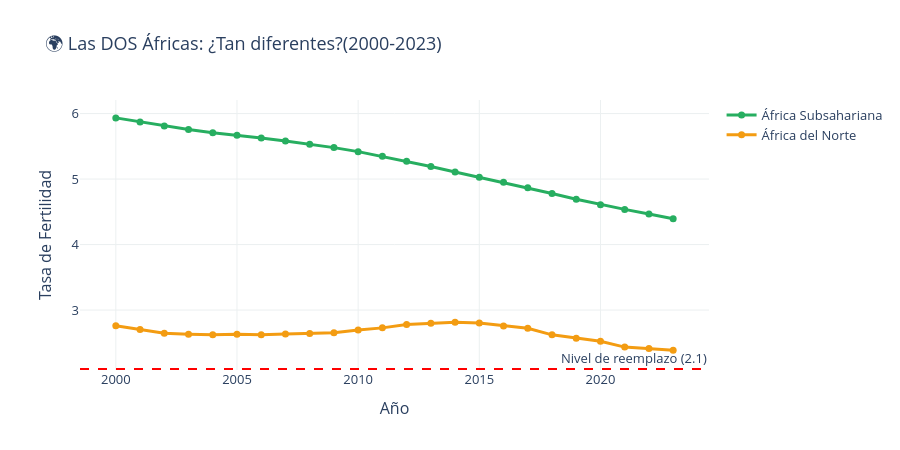
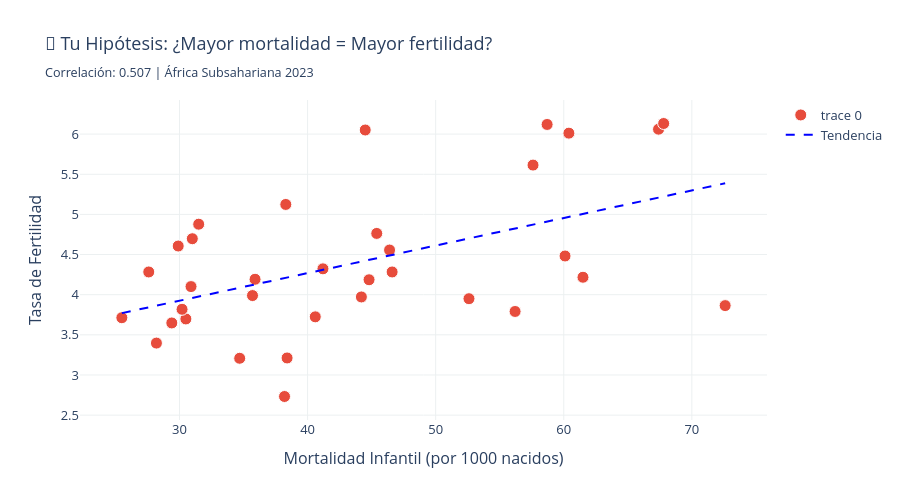

The notebook cell these images were saved under, in order:
### Code cell
# ANÁLISIS: ¿La bajada de fertilidad en África es real?
print("🔬 Analizando relación Fertilidad vs Mortalidad Infantil en África\n")

# Agregar África del Norte como región
africa_norte = ['MAR', 'DZA', 'TUN', 'EGY', 'LBY', 'SDN']

def get_region_v2(country_code):
    regiones_v2 = {
        'Europa': ['ALB', 'AND', 'AUT', 'BEL', 'BGR', 'HRV', 'CYP', 'CZE', 'DNK', 
                   'EST', 'FIN', 'FRA', 'DEU', 'GRC', 'HUN', 'ISL', 'IRL', 'ITA', 
                   'LVA', 'LTU', 'LUX', 'MLT', 'NLD', 'NOR', 'POL', 'PRT', 'ROU', 
                   'SVK', 'SVN', 'ESP', 'SWE', 'CHE', 'GBR', 'UKR', 'BLR', 'MDA', 
                   'RUS', 'SRB', 'MKD', 'BIH'],
        'Asia Oriental': ['CHN', 'JPN', 'KOR', 'PRK', 'MNG', 'HKG', 'MAC'],
        'África Subsahariana': ['NGA', 'ETH', 'COD', 'TZA', 'KEN', 'UGA',
                               'AGO', 'GHA', 'MOZ', 'MDG', 'CMR', 'CIV', 'NER',
                               'BFA', 'MLI', 'MWI', 'ZMB', 'SOM', 'SEN', 'TCD', 
                               'ZWE', 'GIN', 'RWA', 'BEN', 'BDI', 'SSD', 'TGO', 
                               'SLE', 'LBR', 'MRT', 'CAF', 'ERI', 'BWA', 'NAM'],
        'África del Norte': ['MAR', 'DZA', 'TUN', 'EGY', 'LBY'],
        'América Latina': ['BRA', 'MEX', 'COL', 'ARG', 'PER', 'VEN', 'CHL', 'ECU', 
                          'GTM', 'CUB', 'BOL', 'HTI', 'DOM', 'HND', 'PRY', 'NIC', 
                          'SLV', 'CRI', 'PAN', 'URY', 'JAM', 'TTO', 'GUY', 'SUR'],
        'Oriente Medio': ['SAU', 'YEM', 'IRQ', 'SYR', 'JOR', 'ARE', 'ISR', 
                         'LBN', 'PSE', 'OMN', 'KWT', 'QAT', 'BHR']
    }
    for region, countries in regiones_v2.items():
        if country_code in countries:
            return region
    return 'Otro'

# Actualizar regiones
master['region'] = master['country'].apply(get_region_v2)

# ============================================
# GRÁFICO 1: Las DOS Áfricas comparadas
# ============================================
africa_data = master[
    master['region'].isin(['África Subsahariana', 'África del Norte'])
].groupby(['region', 'year'])['fertility'].mean().reset_index()

fig1 = go.Figure()

colors_africa = {
    'África Subsahariana': '#27ae60',
    'África del Norte': '#f39c12'
}

for region in ['África Subsahariana', 'África del Norte']:
    data = africa_data[africa_data['region'] == region]
    fig1.add_trace(go.Scatter(
        x=data['year'],
        y=data['fertility'],
        mode='lines+markers',
        name=region,
        line=dict(width=3, color=colors_africa[region]),
        marker=dict(size=7),
        hovertemplate='<b>' + region + '</b><br>%{x}<br>Fertilidad: %{y:.2f}<extra></extra>'
    ))

fig1.add_hline(y=2.1, line_dash="dash", line_color="red",
               annotation_text="Nivel de reemplazo (2.1)")

fig1.update_layout(
    title='🌍 Las DOS Áfricas: ¿Tan diferentes?(2000-2023)',
    xaxis_title='Año',
    yaxis_title='Tasa de Fertilidad',
    plot_bgcolor='white',
    height=450,
    font=dict(size=13),
    hovermode='x unified'
)
fig1.update_xaxes(showgrid=True, gridwidth=1, gridcolor='#ecf0f1')
fig1.update_yaxes(showgrid=True, gridwidth=1, gridcolor='#ecf0f1')
fig1.show()

# ============================================
# GRÁFICO 2: Fertilidad vs Mortalidad Infantil
# ============================================
africa_sub = master[
    (master['region'] == 'África Subsahariana') & 
    (master['year'] == 2023)
].dropna(subset=['fertility', 'infant_mortality'])

correlacion = africa_sub['fertility'].corr(africa_sub['infant_mortality'])

fig2 = go.Figure()

fig2.add_trace(go.Scatter(
    x=africa_sub['infant_mortality'],
    y=africa_sub['fertility'],
    mode='markers',
    marker=dict(
        size=12,
        color='#e74c3c',
        line=dict(width=1, color='white')
    ),
    text=africa_sub['country'],
    hovertemplate='<b>%{text}</b><br>Mortalidad: %{x:.1f}<br>Fertilidad: %{y:.2f}<extra></extra>'
))

# Línea de tendencia
z = np.polyfit(africa_sub['infant_mortality'], africa_sub['fertility'], 1)
p = np.poly1d(z)
x_range = np.linspace(africa_sub['infant_mortality'].min(), 
                      africa_sub['infant_mortality'].max(), 100)
fig2.add_trace(go.Scatter(
    x=x_range, y=p(x_range),
    mode='lines',
    name='Tendencia',
    line=dict(color='blue', width=2, dash='dash')
))

fig2.update_layout(
    title=f'🔬 Tu Hipótesis: ¿Mayor mortalidad = Mayor fertilidad?<br><sub>Correlación: {correlacion:.3f} | África Subsahariana 2023</sub>',
    xaxis_title='Mortalidad Infantil (por 1000 nacidos)',
    yaxis_title='Tasa de Fertilidad',
    plot_bgcolor='white',
    height=500,
    font=dict(size=13)
)
fig2.update_xaxes(showgrid=True, gridwidth=1, gridcolor='#ecf0f1')
fig2.update_yaxes(showgrid=True, gridwidth=1, gridcolor='#ecf0f1')
fig2.show()

# Resultado
print(f"📊 RESULTADO DE TU HIPÓTESIS:")
print(f"   Correlación Fertilidad-Mortalidad: {correlacion:.3f}")
if correlacion > 0.5:
    print(f"   ✅ HIPÓTESIS CONFIRMADA - Correlación POSITIVA FUERTE")
    print(f"   💡 A mayor mortalidad infantil → mayor fertilidad")
    print(f"   💡 La bajada en África puede ser por mejora en salud")
    print(f"      no necesariamente por elección de las mujeres")
elif correlacion > 0.3:
    print(f"   ⚠️  HIPÓTESIS PARCIALMENTE CONFIRMADA")
    print(f"   Correlación moderada - hay otros factores también")
else:
    print(f"   ❌ HIPÓTESIS NO CONFIRMADA")
    print(f"   La relación es más compleja")

### Figure 1 — Plotly figure (JSON) as saved in the notebook; plotly's stock layout.template omitted (floating-point values rounded to 4 significant figures)
{"data": [{"hovertemplate": "<b>África Subsahariana</b><br>%{x}<br>Fertilidad: %{y:.2f}<extra></extra>", "line": {"color": "#27ae60", "width": 3}, "marker": {"size": 7}, "mode": "lines+markers", "name": "África Subsahariana", "type": "scatter", "x": [2000, 2001, 2002, 2003, 2004, 2005, 2006, 2007, 2008, 2009, 2010, 2011, 2012, 2013, 2014, 2015, 2016, 2017, 2018, 2019, 2020, 2021, 2022, 2023], "y": [5.934, 5.872, 5.812, 5.755, 5.706, 5.669, 5.628, 5.58, 5.532, 5.48, 5.419, 5.347, 5.272, 5.192, 5.108, 5.028, 4.951, 4.868, 4.78, 4.692, 4.61, 4.537, 4.466, 4.394]}, {"hovertemplate": "<b>África del Norte</b><br>%{x}<br>Fertilidad: %{y:.2f}<extra></extra>", "line": {"color": "#f39c12", "width": 3}, "marker": {"size": 7}, "mode": "lines+markers", "name": "África del Norte", "type": "scatter", "x": [2000, 2001, 2002, 2003, 2004, 2005, 2006, 2007, 2008, 2009, 2010, 2011, 2012, 2013, 2014, 2015, 2016, 2017, 2018, 2019, 2020, 2021, 2022, 2023], "y": [2.76, 2.701, 2.646, 2.632, 2.623, 2.629, 2.623, 2.633, 2.642, 2.654, 2.696, 2.728, 2.779, 2.798, 2.814, 2.803, 2.757, 2.721, 2.621, 2.57, 2.523, 2.434, 2.414, 2.387]}], "layout": {"annotations": [{"showarrow": false, "text": "Nivel de reemplazo (2.1)", "x": 1, "xanchor": "right", "xref": "x domain", "y": 2.1, "yanchor": "bottom", "yref": "y"}], "font": {"size": 13}, "height": 450, "hovermode": "x unified", "plot_bgcolor": "white", "shapes": [{"line": {"color": "red", "dash": "dash"}, "type": "line", "x0": 0, "x1": 1, "xref": "x domain", "y0": 2.1, "y1": 2.1, "yref": "y"}], "title": {"text": "🌍 Las DOS Áfricas: ¿Tan diferentes?(2000-2023)"}, "xaxis": {"gridcolor": "#ecf0f1", "gridwidth": 1, "showgrid": true, "title": {"text": "Año"}}, "yaxis": {"gridcolor": "#ecf0f1", "gridwidth": 1, "showgrid": true, "title": {"text": "Tasa de Fertilidad"}}}}

### Figure 2 — Plotly figure (JSON) as saved in the notebook; plotly's stock layout.template omitted (floating-point values rounded to 4 significant figures)
{"data": [{"hovertemplate": "<b>%{text}</b><br>Mortalidad: %{x:.1f}<br>Fertilidad: %{y:.2f}<extra></extra>", "marker": {"color": "#e74c3c", "line": {"color": "white", "width": 1}, "size": 12}, "mode": "markers", "text": ["AGO", "BDI", "BEN", "BFA", "BWA", "CAF", "CIV", "CMR", "COD", "ERI", "ETH", "GHA", "GIN", "KEN", "LBR", "MDG", "MLI", "MOZ", "MRT", "MWI", "NAM", "NER", "NGA", "RWA", "SEN", "SLE", "SOM", "SSD", "TCD", "TGO", "TZA", "UGA", "ZMB", "ZWE"], "type": "scatter", "x": [38.3, 31.5, 46.4, 44.8, 38.2, 60.4, 46.6, 41.2, 44.5, 25.5, 35.7, 28.2, 61.5, 34.7, 52.6, 44.2, 57.6, 45.4, 31.0, 29.4, 38.4, 67.4, 60.1, 30.5, 30.2, 56.2, 67.8, 72.6, 58.7, 35.9, 29.9, 27.6, 30.9, 40.6], "y": [5.124, 4.878, 4.556, 4.186, 2.732, 6.012, 4.283, 4.322, 6.051, 3.713, 3.989, 3.397, 4.217, 3.208, 3.95, 3.972, 5.614, 4.763, 4.697, 3.648, 3.212, 6.061, 4.482, 3.698, 3.818, 3.791, 6.132, 3.864, 6.12, 4.192, 4.606, 4.283, 4.101, 3.724]}, {"line": {"color": "blue", "dash": "dash", "width": 2}, "mode": "lines", "name": "Tendencia", "type": "scatter", "x": [25.5, 25.98, 26.45, 26.93, 27.4, 27.88, 28.35, 28.83, 29.31, 29.78, 30.26, 30.73, 31.21, 31.68, 32.16, 32.64, 33.11, 33.59, 34.06, 34.54, 35.02, 35.49, 35.97, 36.44, 36.92, 37.39, 37.87, 38.35, 38.82, 39.3, 39.77, 40.25, 40.72, 41.2, 41.68, 42.15, 42.63, 43.1, 43.58, 44.05, 44.53, 45.01, 45.48, 45.96, 46.43, 46.91, 47.38, 47.86, 48.34, 48.81, 49.29, 49.76, 50.24, 50.72, 51.19, 51.67, 52.14, 52.62, 53.09, 53.57, 54.05, 54.52, 55.0, 55.47, 55.95, 56.42, 56.9, 57.38, 57.85, 58.33, 58.8, 59.28, 59.75, 60.23, 60.71, 61.18, 61.66, 62.13, 62.61, 63.08, 63.56, 64.04, 64.51, 64.99, 65.46, 65.94, 66.42, 66.89, 67.37, 67.84, 68.32, 68.79, 69.27, 69.75, 70.22, 70.7, 71.17, 71.65, 72.12, 72.6], "y": [3.771, 3.787, 3.803, 3.82, 3.836, 3.852, 3.869, 3.885, 3.901, 3.918, 3.934, 3.95, 3.967, 3.983, 3.999, 4.016, 4.032, 4.048, 4.065, 4.081, 4.097, 4.113, 4.13, 4.146, 4.162, 4.179, 4.195, 4.211, 4.228, 4.244, 4.26, 4.277, 4.293, 4.309, 4.326, 4.342, 4.358, 4.375, 4.391, 4.407, 4.424, 4.44, 4.456, 4.473, 4.489, 4.505, 4.522, 4.538, 4.554, 4.571, 4.587, 4.603, 4.62, 4.636, 4.652, 4.669, 4.685, 4.701, 4.718, 4.734, 4.75, 4.767, 4.783, 4.799, 4.816, 4.832, 4.848, 4.865, 4.881, 4.897, 4.914, 4.93, 4.946, 4.963, 4.979, 4.995, 5.012, 5.028, 5.044, 5.061, 5.077, 5.093, 5.11, 5.126, 5.142, 5.159, 5.175, 5.191, 5.208, 5.224, 5.24, 5.257, 5.273, 5.289, 5.306, 5.322, 5.338, 5.355, 5.371, 5.387]}], "layout": {"font": {"size": 13}, "height": 500, "plot_bgcolor": "white", "title": {"text": "🔬 Tu Hipótesis: ¿Mayor mortalidad = Mayor fertilidad?<br><sub>Correlación: 0.507 | África Subsahariana 2023</sub>"}, "xaxis": {"gridcolor": "#ecf0f1", "gridwidth": 1, "showgrid": true, "title": {"text": "Mortalidad Infantil (por 1000 nacidos)"}}, "yaxis": {"gridcolor": "#ecf0f1", "gridwidth": 1, "showgrid": true, "title": {"text": "Tasa de Fertilidad"}}}}
